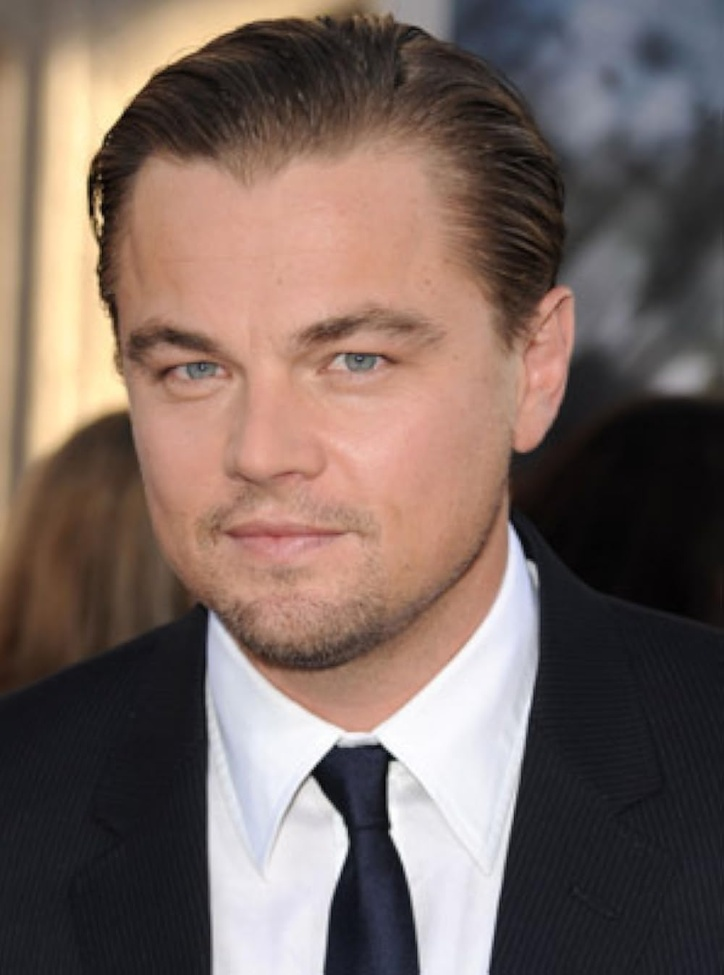
#> input picture images/face.jpg, 724 x 975 px, shrunk from 1000 x 1347 before the run, found by its file name
$ python detects_eye_pupils.py
#> lines starting #> are read from the running program, lines starting #| are printed output that depends on the picture; after the words box and inside, x2 and y2 are one past the last pixel; in counts of white or black regions, pixels touching at a corner belong together
import cv2
import numpy as np
import matplotlib.pyplot as plt

image = cv2.imread('documents/Computer-Vision-Projects-main/images/face.jpg')
#> image is the input picture: shape (975, 724, 3); mean B, G, R 95.2, 101.9, 119.4

gray = cv2.cvtColor(image, cv2.COLOR_BGR2GRAY)
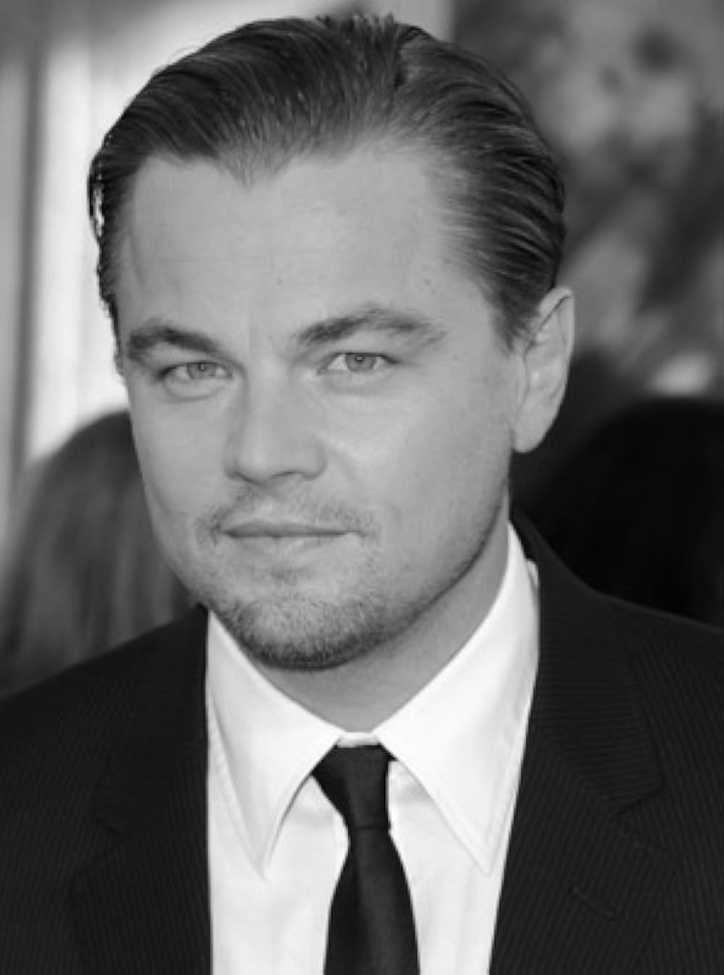
#> gray: shape (975, 724); min 1, max 255, mean 106.3

face_cascade = cv2.CascadeClassifier(cv2.data.haarcascades + 'haarcascade_frontalface_default.xml')
eye_cascade = cv2.CascadeClassifier(cv2.data.haarcascades + 'haarcascade_eye.xml')

# Detect faces
faces = face_cascade.detectMultiScale(gray, scaleFactor=1.2, minNeighbors=7, minSize=(70, 70))
#> faces = [[74, 204, 404, 404]]

for (fx, fy, fw, fh) in faces:
    face_region = gray[fy:fy+fh, fx:fx+fw]
    face_color = image[fy:fy+fh, fx:fx+fw]

    # Detect eyes
    eyes = eye_cascade.detectMultiScale(face_region, scaleFactor=1.2, minNeighbors=7, minSize=(20, 20))

    for (ex, ey, ew, eh) in eyes:
        eye_region = face_region[ey:ey+eh, ex:ex+ew]

        # Apply median blur to the eye region
        blurred = cv2.medianBlur(eye_region, (7), 0)

        # Applying Hough Circle Transform
        circles = cv2.HoughCircles(blurred, cv2.HOUGH_GRADIENT, dp=1.2, minDist=200,
                                    param1=20, param2=20, minRadius=20, maxRadius=60)

        if circles is not None:
            circles = np.round(circles[0, :]).astype("int")
            for (x, y, r) in circles:
                cv2.circle(face_color, (ex + x, ey + y), r, (0, 255, 0), 5) # Drawing a green circle around the eye
                cv2.rectangle(face_color, (ex + x - 5, ey + y - 5), (ex + x + 5, ey + y + 5), (0, 128, 255), -1) # Drawing an orange rectangle at the center of the eye
#> this loop made 1 pass
#> (fx, fy, fw, fh, eyes) on pass 1: (74, 204, 404, 404, [[89, 139, 56, 56], [236, 123, 71, 71]])
#> pass 1, `face_region = gray[fy:fy+fh, fx:fx+fw]`:
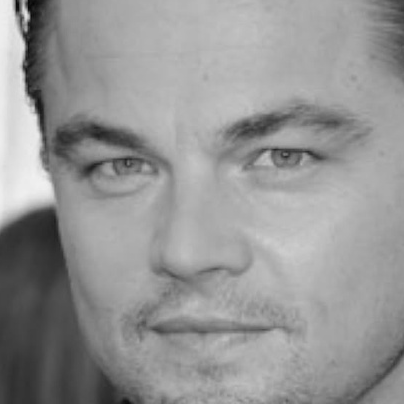
#> face_region: shape (404, 404); min 5, max 241, mean 149.2
#> pass 1, `face_color = image[fy:fy+fh, fx:fx+fw]`:
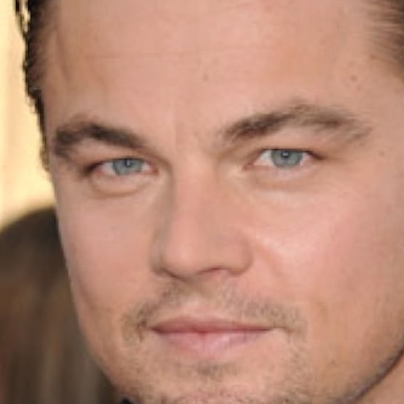
#> face_color: shape (404, 404, 3); mean B, G, R 117.3, 137.7, 183.7
#> after the loop:
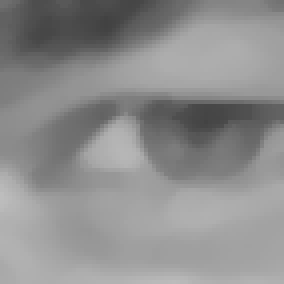
#> blurred: shape (71, 71) (shown 4 times larger); min 66, max 189, mean 141.4
#> after the loop:
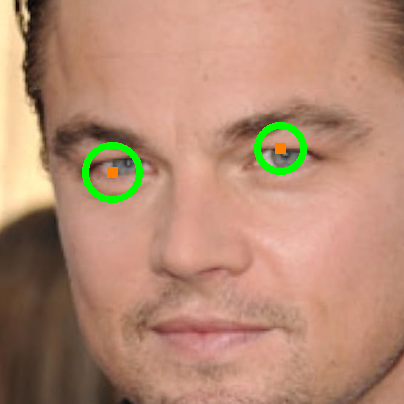
#> face_color: shape (404, 404, 3); 1.49% of pixels changed, all inside (x1, y1, x2, y2) = (82, 122, 307, 203)

image_rgb = cv2.cvtColor(image, cv2.COLOR_BGR2RGB)
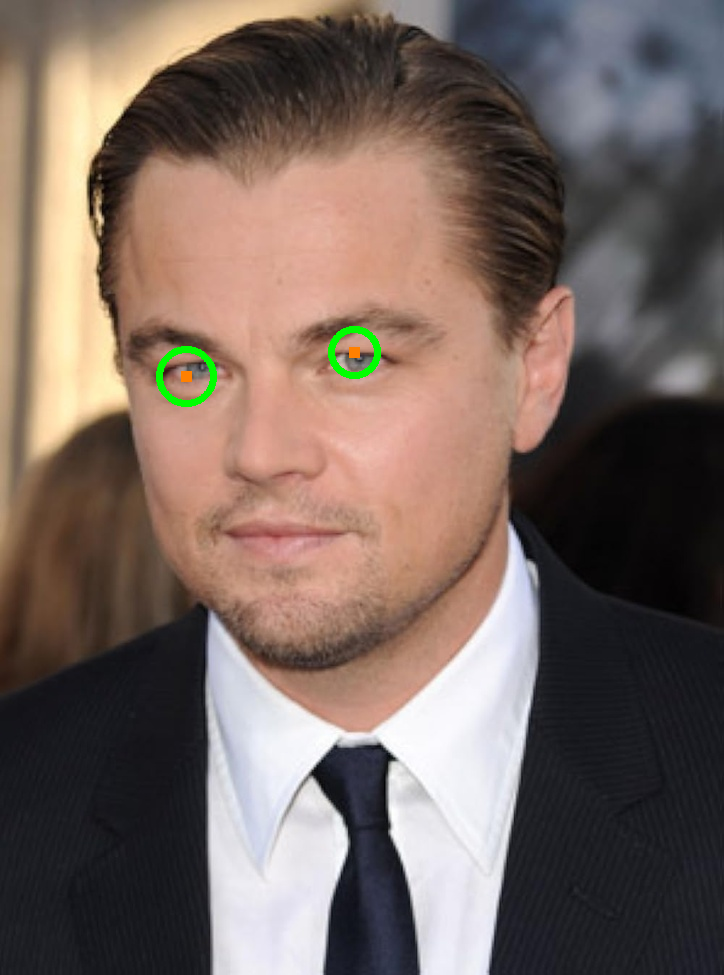
#> image: shape (975, 724, 3); 0.35% of pixels changed, all inside (x1, y1, x2, y2) = (156, 326, 381, 407)

plt.imshow(image_rgb)
plt.axis('off')
plt.show()
